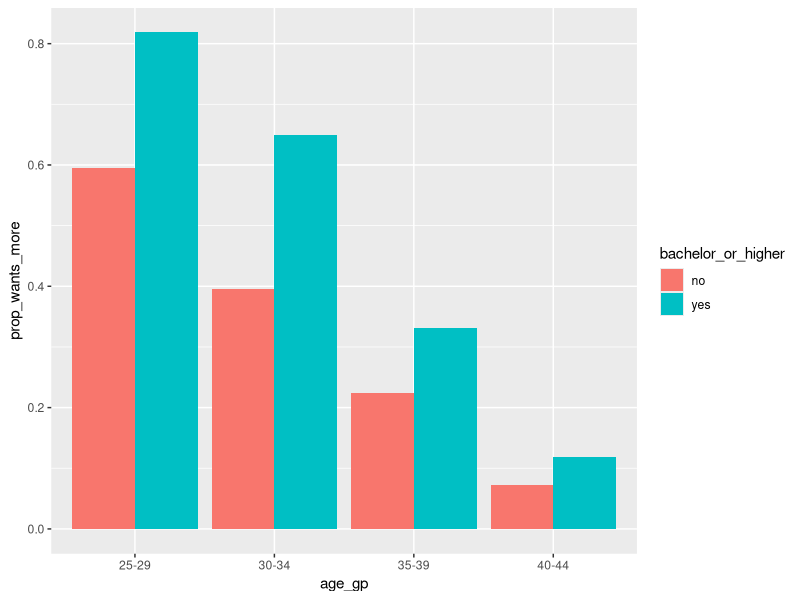
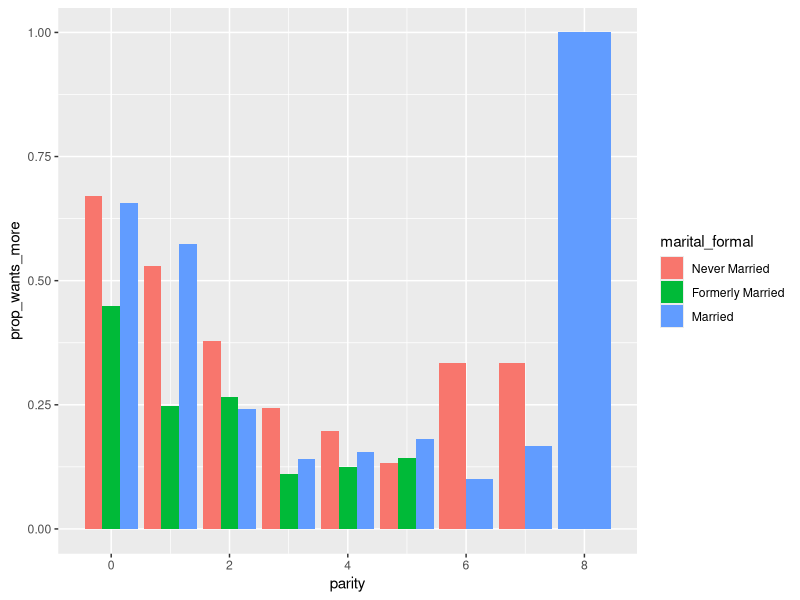

R code for these plots, in order:
## ---- chunk 1
knitr::opts_chunk$set(include = FALSE)
## ---- chunk 2
library(tidyverse)
library(here)
d <- read_csv(here("data/intentions.csv"))
d
## ---- chunk 3
d <- d %>% 
  filter(age>24) %>% 
  mutate(bachelor_or_higher = ifelse(edu=="Bachelor"|edu=="Post-Grad", "yes", "no")) %>% 
  mutate(marital_formal = fct_relevel(marital_formal, "Never Married", after = 0))

d %>% nrow()
## ---- chunk 4
d %>% 
  group_by(age_gp, bachelor_or_higher, wants_more_kids) %>% 
  tally() %>% 
  group_by(age_gp, bachelor_or_higher) %>% 
  summarize(prop_wants_more = n[wants_more_kids==1]/sum(n)) %>% 
  ggplot(aes(age_gp, prop_wants_more, fill = bachelor_or_higher)) + 
  geom_bar(stat = "identity", position = "dodge")
## ---- chunk 5
d %>% 
  group_by(parity, marital_formal, wants_more_kids) %>% 
  tally() %>% 
  group_by(parity, marital_formal) %>% 
  summarize(prop_wants_more = n[wants_more_kids==1]/sum(n)) %>% 
  ggplot(aes(parity, prop_wants_more, fill = marital_formal)) + 
  geom_bar(stat = "identity", position = "dodge")
## ---- chunk 6
mod <- glm(data = d, wants_more_kids ~ parity+age+marital_formal+bachelor_or_higher, family = "binomial")
summary(mod)
## ---- chunk 7


log_odds <- coef(mod)[1] + coef(mod)[2]*2+coef(mod)[3]*35+ coef(mod)[5] + coef(mod)[6]

exp(log_odds)/(1+exp(log_odds))
